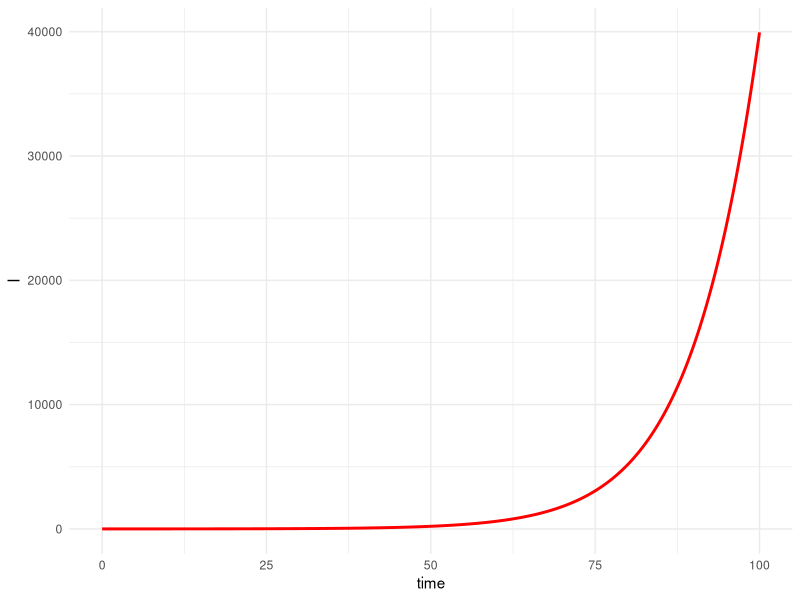
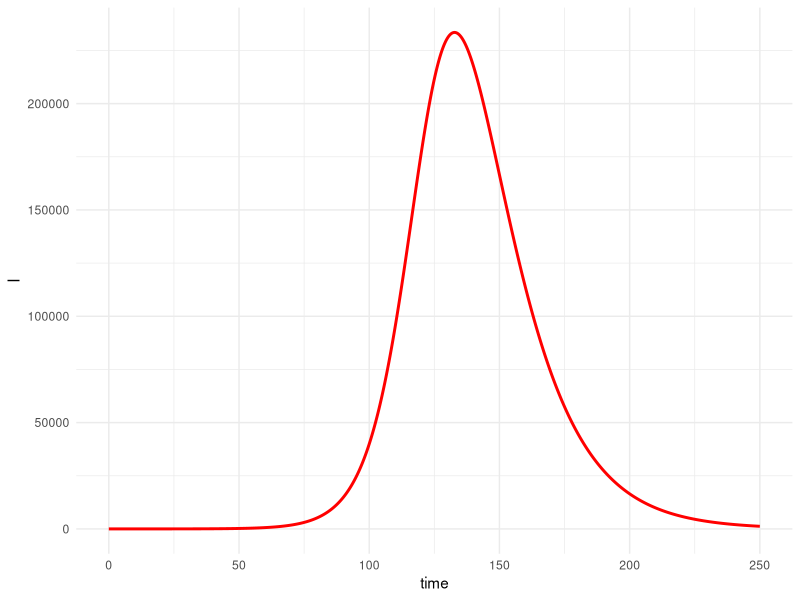
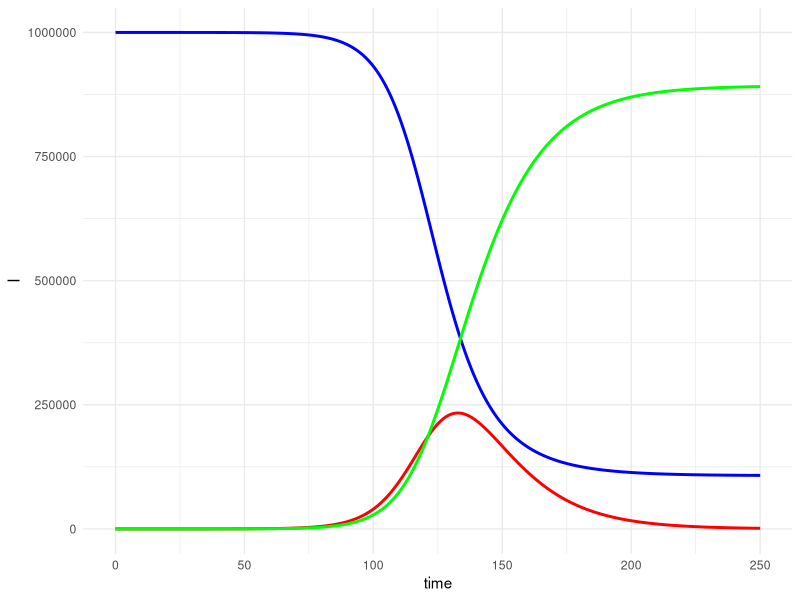
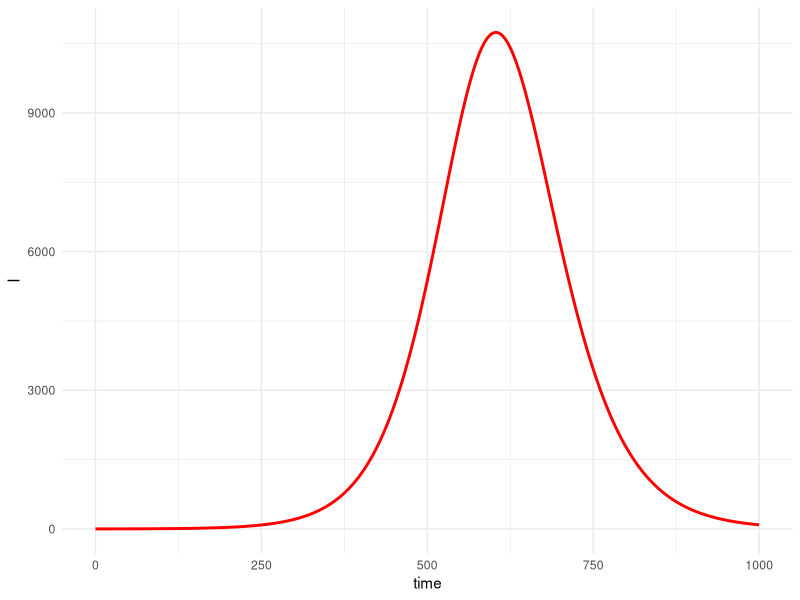
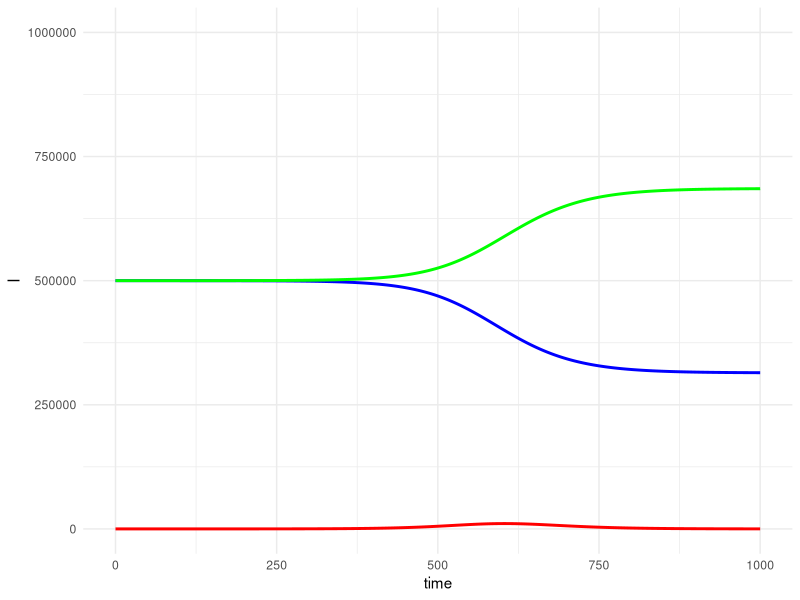
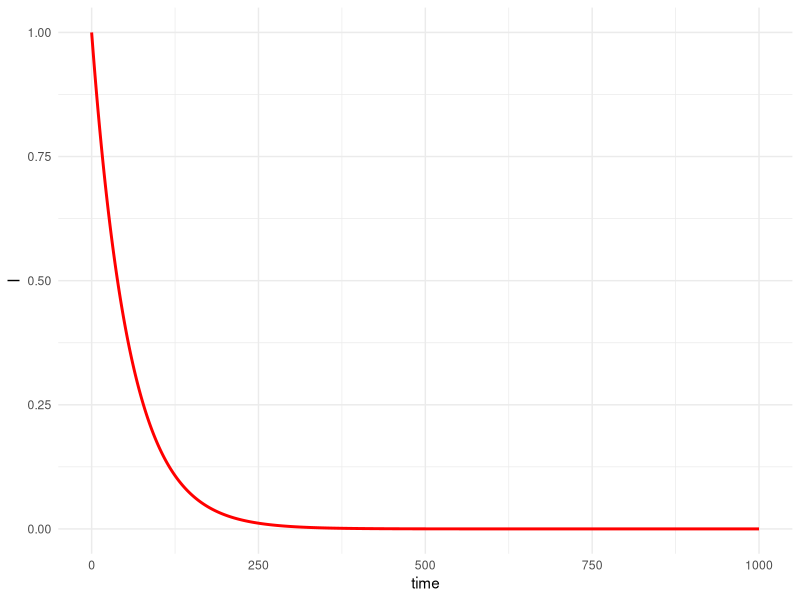
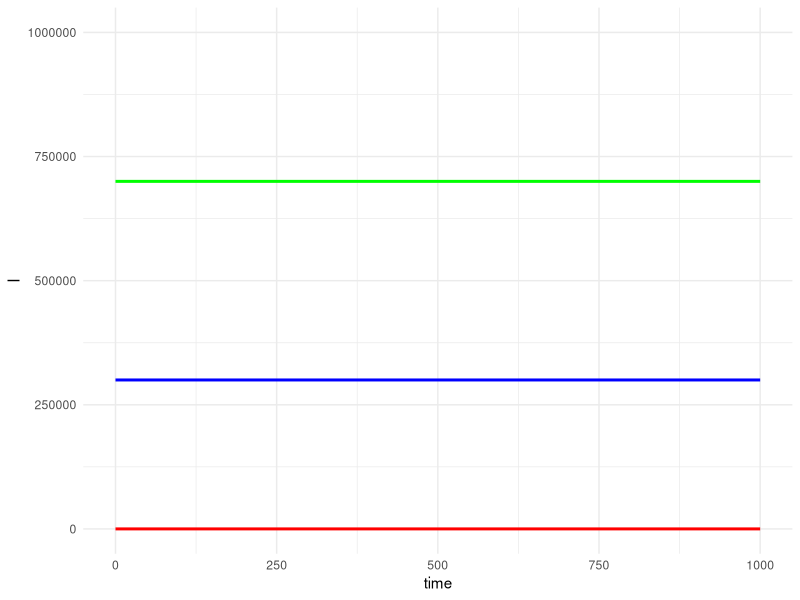
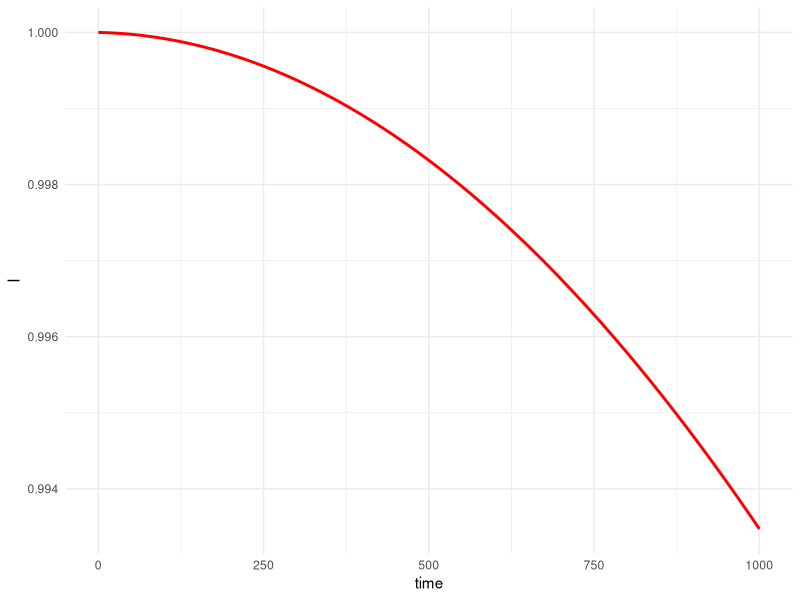

These figures' R source, in order:
## ---- chunk 1
library(tidyverse)
library(ggrepel)
library(deSolve)


theme_set(theme_minimal())
options(pillar.min_character_chars = 15)
## ---- chunk 2
# Population size 
N <- 1e6 
# Rate at which person stays in the infectious compartment (disease specific and tracing specific)
gamma <- 1/14
## ---- chunk 3
beta <- 2.5/N*gamma
beta
## ---- chunk 4
parameters <- c(gamma = gamma, beta = beta)
## ---- chunk 5
state <- c(S=999999, 
           I=1,
           R=0)
## ---- chunk 6
times <- seq(0, 100, by = 1/2^4)
## ---- chunk 7
SIRModel <- function(t, state, parameters){
  with(as.list(c(state, parameters)), {
    # put the DEs here
    dS <- -beta*S*I
    dI <- beta*S*I - gamma*I
    dR <- gamma*I
    
    # return the differential equation. This gets called by ode for step of the simulation 
    list(c(dS, dI, dR))
  }) # end the with statement
}
## ---- chunk 8
SIROut <- ode(y=state, times = times, func = SIRModel, parms = parameters)
head(SIROut)
ggplot(as.data.frame(SIROut), aes(x=time, y=I)) + geom_line(color="red", size=1)
## ---- chunk 9
times <- seq(0, 250, by = 1/2^4)
SIROut <- ode(y=state, times = times, func = SIRModel, parms = parameters)
head(SIROut)
ggplot(as.data.frame(SIROut), aes(x=time, y=I)) + geom_line(color="red", size=1)
## ---- chunk 10
times <- seq(0, 250, by = 1/2^4)
as.data.frame(SIROut) %>% ggplot() + geom_line(aes(x=time, y=I), color="red", size=1) + geom_line(aes(x=time, y=S), color="blue", size=1) + geom_line(aes(x=time, y=R), color="green", size=1)
## ---- chunk 11
state <- c(S=499999, 
           I=1,
           R=500000)
## ---- chunk 12
times <- seq(0, 1000, by = 1/2^4)
SIROut <- ode(y=state, times = times, func = SIRModel, parms = parameters)
head(SIROut)
ggplot(as.data.frame(SIROut), aes(x=time, y=I)) + geom_line(color="red", size=1)
## ---- chunk 13
times <- seq(0, 100, by = 1/2^4)
as.data.frame(SIROut) %>% ggplot() + geom_line(aes(x=time, y=I), color="red", size=1) + geom_line(aes(x=time, y=S), color="blue", size=1) + geom_line(aes(x=time, y=R), color="green", size=1) + ylim(0,1000000)
## ---- chunk 14
state <- c(S=299999, 
           I=1,
           R=700000)
## ---- chunk 15
times <- seq(0, 1000, by = 1/2^4)
SIROut <- ode(y=state, times = times, func = SIRModel, parms = parameters)
head(SIROut)
ggplot(as.data.frame(SIROut), aes(x=time, y=I)) + geom_line(color="red", size=1)
## ---- chunk 16
times <- seq(0, 100, by = 1/2^4)
as.data.frame(SIROut) %>% ggplot() + geom_line(aes(x=time, y=I), color="red", size=1) + geom_line(aes(x=time, y=S), color="blue", size=1) + geom_line(aes(x=time, y=R), color="green", size=1) + ylim(0,1000000)
## ---- chunk 17
state <- c(S=399999, 
           I=1,
           R=600000)

times <- seq(0, 1000, by = 1/2^4)
SIROut <- ode(y=state, times = times, func = SIRModel, parms = parameters)
head(SIROut)
ggplot(as.data.frame(SIROut), aes(x=time, y=I)) + geom_line(color="red", size=1)

times <- seq(0, 100, by = 1/2^4)
as.data.frame(SIROut) %>% ggplot() + geom_line(aes(x=time, y=I), color="red", size=1) + geom_line(aes(x=time, y=S), color="blue", size=1) + geom_line(aes(x=time, y=R), color="green", size=1) + ylim(0,1000000)
## ---- chunk 18
state <- c(S=500000, 
           I=1,
           R=499999)

times <- seq(0, 1000, by = 1/2^4)
SIROut <- ode(y=state, times = times, func = SIRModel, parms = parameters)
head(SIROut)
ggplot(as.data.frame(SIROut), aes(x=time, y=I)) + geom_line(color="red", size=1)

times <- seq(0, 100, by = 1/2^4)
as.data.frame(SIROut) %>% ggplot() + geom_line(aes(x=time, y=I), color="red", size=1) + geom_line(aes(x=time, y=S), color="blue", size=1) + geom_line(aes(x=time, y=R), color="green", size=1) + ylim(0,1000000)
## ---- chunk 19
state <- c(S=999999, 
           I=1,
           R=0)

times <- seq(0, 1000, by = 1/2^4)
SIROut <- ode(y=state, times = times, func = SIRModel, parms = parameters)

herd_infected_index <- which.max(as.data.frame(SIROut)$S < 400000)
herd_infected_index


herd_infected1 <- as.data.frame(SIROut)$I[herd_infected_index]
herd_infected1

print(which(as.data.frame(SIROut)$I == max(as.data.frame(SIROut)$I)))

## ---- chunk 20
herd_day <- herd_infected_index/2^4 
herd_day
## ---- chunk 21
print(as.data.frame(SIROut)$R[herd_infected_index])
## ---- chunk 22
print(which(as.data.frame(SIROut)$I == max(as.data.frame(SIROut)$I)))
## ---- chunk 23
final_infected1 <- tail(as.data.frame(SIROut)$R,1)
final_infected1
## ---- chunk 24
beta <- gamma/N
beta
## ---- chunk 25
beta <- 1.5*gamma/N
beta
## ---- chunk 26
herd_S <- 1/1.5
herd_S
## ---- chunk 27
state <- c(S=999999, 
           I=1,
           R=0)
parameters <- c(gamma = gamma, beta = beta)

times <- seq(0, 1000, by = 1/2^4)
SIROut <- ode(y=state, times = times, func = SIRModel, parms = parameters)


final_infected2 <- tail(as.data.frame(SIROut)$R,1)
final_infected2
